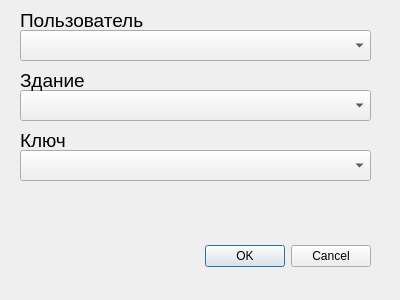
<?xml version="1.0" encoding="UTF-8"?>
<ui version="4.0">
    <class>Dialog</class>
    <widget class="QDialog" name="Dialog">
        <property name="geometry">
            <rect>
                <x>0</x>
                <y>0</y>
                <width>400</width>
                <height>300</height>
            </rect>
        </property>
        <property name="windowTitle">
            <string>Dialog</string>
        </property>
        <widget class="QDialogButtonBox" name="buttonBox">
            <property name="geometry">
                <rect>
                    <x>30</x>
                    <y>240</y>
                    <width>341</width>
                    <height>32</height>
                </rect>
            </property>
            <property name="orientation">
                <enum>Qt::Horizontal</enum>
            </property>
            <property name="standardButtons">
                <set>QDialogButtonBox::Cancel|QDialogButtonBox::Ok</set>
            </property>
        </widget>
        <widget class="QComboBox" name="comboBox_persons">
            <property name="geometry">
                <rect>
                    <x>20</x>
                    <y>30</y>
                    <width>351</width>
                    <height>31</height>
                </rect>
            </property>
        </widget>
        <widget class="QComboBox" name="comboBox_buildings">
            <property name="geometry">
                <rect>
                    <x>20</x>
                    <y>90</y>
                    <width>351</width>
                    <height>31</height>
                </rect>
            </property>
        </widget>
        <widget class="QComboBox" name="comboBox_keys">
            <property name="geometry">
                <rect>
                    <x>20</x>
                    <y>150</y>
                    <width>351</width>
                    <height>31</height>
                </rect>
            </property>
        </widget>
        <widget class="QLabel" name="label">
            <property name="geometry">
                <rect>
                    <x>20</x>
                    <y>10</y>
                    <width>351</width>
                    <height>21</height>
                </rect>
            </property>
            <property name="font">
                <font>
                    <pointsize>14</pointsize>
                </font>
            </property>
            <property name="text">
                <string>Пользователь</string>
            </property>
        </widget>
        <widget class="QLabel" name="label_2">
            <property name="geometry">
                <rect>
                    <x>20</x>
                    <y>70</y>
                    <width>351</width>
                    <height>21</height>
                </rect>
            </property>
            <property name="font">
                <font>
                    <pointsize>14</pointsize>
                </font>
            </property>
            <property name="text">
                <string>Здание</string>
            </property>
        </widget>
        <widget class="QLabel" name="label_3">
            <property name="geometry">
                <rect>
                    <x>20</x>
                    <y>130</y>
                    <width>351</width>
                    <height>21</height>
                </rect>
            </property>
            <property name="font">
                <font>
                    <pointsize>14</pointsize>
                </font>
            </property>
            <property name="text">
                <string>Ключ</string>
            </property>
        </widget>
    </widget>
    <resources/>
    <connections>
        <connection>
            <sender>buttonBox</sender>
            <signal>accepted()</signal>
            <receiver>Dialog</receiver>
            <slot>accept()</slot>
            <hints>
                <hint type="sourcelabel">
                    <x>248</x>
                    <y>254</y>
                </hint>
                <hint type="destinationlabel">
                    <x>157</x>
                    <y>274</y>
                </hint>
            </hints>
        </connection>
        <connection>
            <sender>buttonBox</sender>
            <signal>rejected()</signal>
            <receiver>Dialog</receiver>
            <slot>reject()</slot>
            <hints>
                <hint type="sourcelabel">
                    <x>316</x>
                    <y>260</y>
                </hint>
                <hint type="destinationlabel">
                    <x>286</x>
                    <y>274</y>
                </hint>
            </hints>
        </connection>
    </connections>
</ui>
